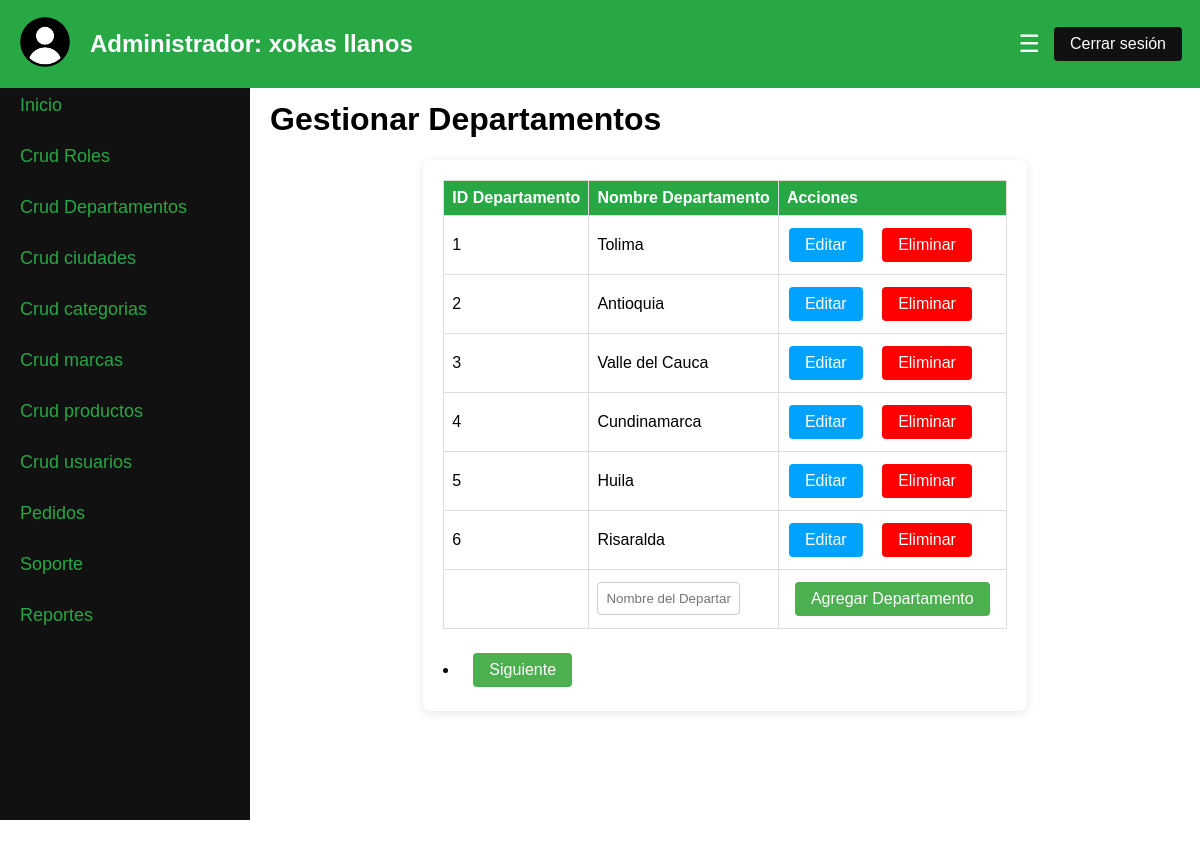
The app's page /Proyecto_SFT_MNS/cruds/departamentos.php (signed in) with its own data.
### tables this page shows
CREATE TABLE `departamentos` (
  `id_departamento` int(11) NOT NULL,
  `nombre_departamento` varchar(100) NOT NULL
);

### Proyecto_SFT_MNS/cruds/departamentos.php (the view, shortened to what this page needs)
<?php
require '../config/database.php';
$registrosPorPagina = 6;
if (isset($_GET["pagina"])) {
    if ($_GET["pagina"] == 1) {
        header("Location: departamentos.php");
    } else {
        $pagina = $_GET["pagina"];
    }
} else {
    $pagina = 1;
}
$inicio = ($pagina - 1) * $registrosPorPagina;
$sqlTotal = "SELECT * FROM departamentos";
$resultadoTotal = $base->prepare($sqlTotal);
$resultadoTotal->execute();
$numFilas = $resultadoTotal->rowCount();
$totalPaginas = ceil($numFilas / $registrosPorPagina);
$sqlDepartamentos = "SELECT * FROM departamentos LIMIT $inicio, $registrosPorPagina";
$resultadoDepartamentos = $base->query($sqlDepartamentos)->fetchAll(PDO::FETCH_OBJ);
$DepartamentoEditar = null;
        ?>
<!DOCTYPE html>
<html lang="es">
<head>
    <link rel="stylesheet" href="../css/admin_dashboard.css">
</head>
<body>
    <header>
        <div class="admin-header">
            <div class="admin-logo">
                <img src="../imagenes/usuario.png" alt="User Logo" width="50" height="50">
            </div>
            <div class="admin-name">
                <h2>Administrador: <?php echo htmlspecialchars($_SESSION['admin_nombre']) . ' ' . htmlspecialchars($_SESSION['admin_apellido']); ?></h2>
            </div>
            <button class="menu-button" onclick="toggleSidebar()">☰</button>
            <form id="logout-form" method="POST" action="../views/cerrar_sesion.php">
                <button type="button" id="logout-button" class="buttonC">Cerrar sesión</button>
            </form>
        </div>
    </header>
    <div class="admin-container">
        <div class="sidebar" id="sidebar">
            <a href="../views/admin_dashboard.php">Inicio</a>
            <a href="../cruds/roles.php" onclick="showSection('roles')">Crud Roles</a>
            <a href="../cruds/departamentos.php" onclick="showSection('departamentos')">Crud Departamentos</a>
            <a href="../cruds/ciudades.php" onclick="showSection('ciudades')">Crud ciudades</a>
            <a href="../cruds/categorias.php" onclick="showSection('categorias')">Crud categorias</a>
            <a href="../cruds/marcas.php" onclick="showSection('marcas')">Crud marcas</a>
            <a href="../cruds/productos/productos.php" onclick="showSection('productos')">Crud productos</a>
            <a href="../cruds/usuarios/usuarios.php" onclick="showSection('usuarios')">Crud usuarios</a>
            <a href="../cruds/pedidos/pedidos.php" onclick="showSection('usuarios')">Pedidos</a>
            <a href="../cruds/soporte/soporte.php" onclick="showSection('usuarios')">Soporte</a>
            <a href="../views/reportes.php" onclick="showSection('reportes')">Reportes</a>
        </div>
        <main id="main-content">
            <div id="departamentos" class="section active">
                <h1><span class="color">Gestionar Departamentos</span></h1>
                <div class="crud-container">
                    <form action="<?php echo htmlspecialchars($_SERVER['PHP_SELF']); ?>" method="post" autocomplete="off">
                        <table align="center" border="" bordercolor="orange" class="crud-table">
                            <tr>
                                <th>ID Departamento</th>
                                <th>Nombre Departamento</th>
                                <th>Acciones</th>
                            </tr>
                        <tbody id="crud-table-body">
                            <?php foreach ($resultadoDepartamentos as $departamento) : ?>
                                <tr>
                                    <td><?php echo htmlspecialchars($departamento->id_departamento); ?></td>
                                    <td><?php echo htmlspecialchars($departamento->nombre_departamento); ?></td>
                                    <td>
                                        <a href="?editar=<?php echo htmlspecialchars($departamento->id_departamento); ?>" class="buttonA" style="margin-right: 10px;">Editar</a>
                                        <a href="?eliminar=<?php echo htmlspecialchars($departamento->id_departamento); ?>" class="buttonE" style="margin-left: 5px;">Eliminar</a>
                                    </td>
                                </tr>
                            <?php endforeach; ?>
                            <?php if ($DepartamentoEditar) : ?>
                            <tr>
                                <form method="post" action="">
                                    <td><input type="hidden" name="id_departamento" value="<?php echo htmlspecialchars($DepartamentoEditar->id_departamento); ?>"></td>
                                    <td><input type="text" name="nombre_departamento" value="<?php echo htmlspecialchars($DepartamentoEditar->nombre_departamento); ?>"></td>
                                    <td>
                                        <button type="submit" name="actualiza" class="button">Actualizar</button>
                                    </td>
                                </form>
                            </tr>
                            <?php else : ?>
                            <tr>
                                <form method="post" action="">
                                    <td></td>
                                    <td><input type="text" name="nombre_departamento" placeholder="Nombre del Departamento" class="inputAgregar"></td>
                                    <td>
                                        <button type="submit" name="inserta" class="button">Agregar Departamento</button>
                                    </td>
                                </form>
                            </tr>
                            <?php endif; ?>
                        </tbody>
                        </table>
                        <div class="pagination">
                        <?php if ($pagina < $totalPaginas) : ?>
                            <li><a href="?pagina=<?php echo $pagina + 1; ?>" class="button">Siguiente</a></li>
                        <?php endif; ?>
                </div>
                    </form>
                </div>
            </div>
        </main>
    </div>
</body>
</html>

### Proyecto_SFT_MNS/css/admin_dashboard.css (style rules this page uses)
body { font-family: Arial, sans-serif; margin: 0; padding: 0; background-image: url('https://encrypted-tbn1.gstatic.com/images?q=tbn:ANd9GcTl8zCvfB75PyeroTWu3tACRRlS4amHP_ynZzlkOtGCr-wXX840'); display: flex; flex-direction: column; }
.admin-header { display: flex; align-items: center; justify-content: space-between; padding: 10px 20px; background-color: #28a745; color: white; position: fixed; top: 0; left: 0; width: 100%; z-index: 1000; }
.admin-logo img { border-radius: 50%; }
.admin-name { flex-grow: 1; margin-left: 20px; }
.menu-button { position: relative; left: -30px; background: none; border: none; color: white; font-size: 24px; cursor: pointer; }
.admin-container { display: flex; flex-direction: row; height: 100vh; margin-top: 60px; }
.sidebar { width: 250px; background-color: #111; overflow-x: hidden; transition: width 0.5s; position: fixed; top: 60px; left: 0; height: calc(100vh - 60px); padding-top: 20px; display: flex; flex-direction: column; }
.sidebar a { padding: 15px 20px; text-decoration: none; font-size: 18px; color: #28a745; display: block; transition: 0.3s; }
main { margin-left: 250px; padding: 20px; flex-grow: 1; transition: margin-left 0.5s; }
.crud-container { max-width: max-content; background: white; margin: auto; padding: 20px; border-radius: 8px; box-shadow: 0 2px 10px rgba(0, 0, 0, 0.1); }
.crud-table { width: 100%; border-collapse: collapse; margin-bottom: 20px; }
.crud-table th, .crud-table td { border: 1px solid #ddd; padding: 8px; text-align: left; }
.crud-table th { background-color: #28a745; color: white; }
.section { display: none; }
.section.active { display: block; }
.color { color: rgb(0, 0, 0); }
a.buttonA, input[type="submit"].buttonA { max-width: 500px; display: inline-block; padding: 8px 16px; margin: 4px 2px; border: none; border-radius: 4px; background-color: #00a2ff; color: white; text-align: center; text-decoration: none; font-size: 16px; cursor: pointer; }
.crud-container table input[type="text"] { width: 125px; padding: 8px; margin: 4px 0; border-radius: 4px; border: 1px solid #ccc; }
.button, input[type="submit"].button { display: inline-block; padding: 8px 16px; margin: 4px 8px; border: none; border-radius: 4px; background-color: #4CAF50; color: white; text-align: center; text-decoration: none; font-size: 16px; cursor: pointer; }
a.buttonE, input[type="submit"].buttonE { max-width: 500px; display: inline-block; padding: 8px 16px; margin: 4px 2px; border: none; border-radius: 4px; background-color: #ff0000; color: white; text-align: center; text-decoration: none; font-size: 16px; cursor: pointer; }
.inputAgregar { max-width: max-content;; }
.buttonC, input[type="submit"].buttonC { display: inline-block; position: relative; left: -30px; padding: 8px 16px; margin: 4px 8px; border: none; border-radius: 4px; background-color: #111; color: white; text-align: center; text-decoration: none; font-size: 16px; cursor: pointer; }

### records on screen
departamentos: id_departamento "1", nombre_departamento "Tolima"
departamentos: id_departamento "2", nombre_departamento "Antioquia"
departamentos: id_departamento "3", nombre_departamento "Valle del Cauca"
departamentos: id_departamento "4", nombre_departamento "Cundinamarca"
departamentos: id_departamento "5", nombre_departamento "Huila"
departamentos: id_departamento "6", nombre_departamento "Risaralda"

### other values on screen
$_SESSION['admin_nombre'] "xokas"
$_SESSION['admin_apellido'] "llanos"
